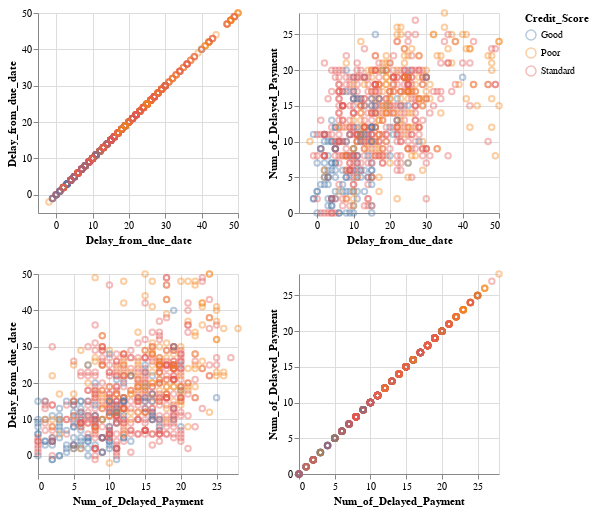

Notebook cell for this chart:
### Markdown cell above
### Visualizing Data - Distribution of Predictor Variables

### Code cell
# initializing list of predictors
predictors = ["Delay_from_due_date", "Num_of_Delayed_Payment"]

# visualizing training data

# removing outliers - just for the visualization
def remove_outliers(column):
    Q1 = column.quantile(0.25)
    Q3 = column.quantile(0.75)
    IQR = Q3 - Q1
    return (column >= Q1 - 1.5 * IQR) & (column <= Q3 + 1.5 * IQR)

# Apply outlier removal to each column
for col in predictors:
    train = train[remove_outliers(train[col])]

train_pairplot = alt.Chart(train).mark_point(opacity=0.4).encode(
    alt.X(alt.repeat("row"), type="quantitative"),
    alt.Y(alt.repeat("column"), type="quantitative"),
    color = alt.Color("Credit_Score").title("Credit_Score")
).properties(
    width=200,
    height=200
).repeat(
    column=predictors,
    row=predictors
)

train_pairplot

### Figure 1 — Vega-Lite specification as saved in the notebook (floating-point values rounded to 4 significant figures; data arrays with more than 128 entries replaced by an {"elided": "..."} marker saying what was removed)
{"config": {"view": {"continuousWidth": 300, "continuousHeight": 300}}, "repeat": {"column": ["Delay_from_due_date", "Num_of_Delayed_Payment"], "row": ["Delay_from_due_date", "Num_of_Delayed_Payment"]}, "spec": {"data": {"name": "data-0c54c0de4fa58a95fe37ff37347a536c"}, "mark": {"type": "point", "opacity": 0.4}, "encoding": {"color": {"field": "Credit_Score", "title": "Credit_Score", "type": "nominal"}, "x": {"field": {"repeat": "row"}, "type": "quantitative"}, "y": {"field": {"repeat": "column"}, "type": "quantitative"}}, "height": 200, "width": 200}, "$schema": "https://vega.github.io/schema/vega-lite/v5.16.3.json", "datasets": {"data-0c54c0de4fa58a95fe37ff37347a536c": {"elided": "688 records"}}}
